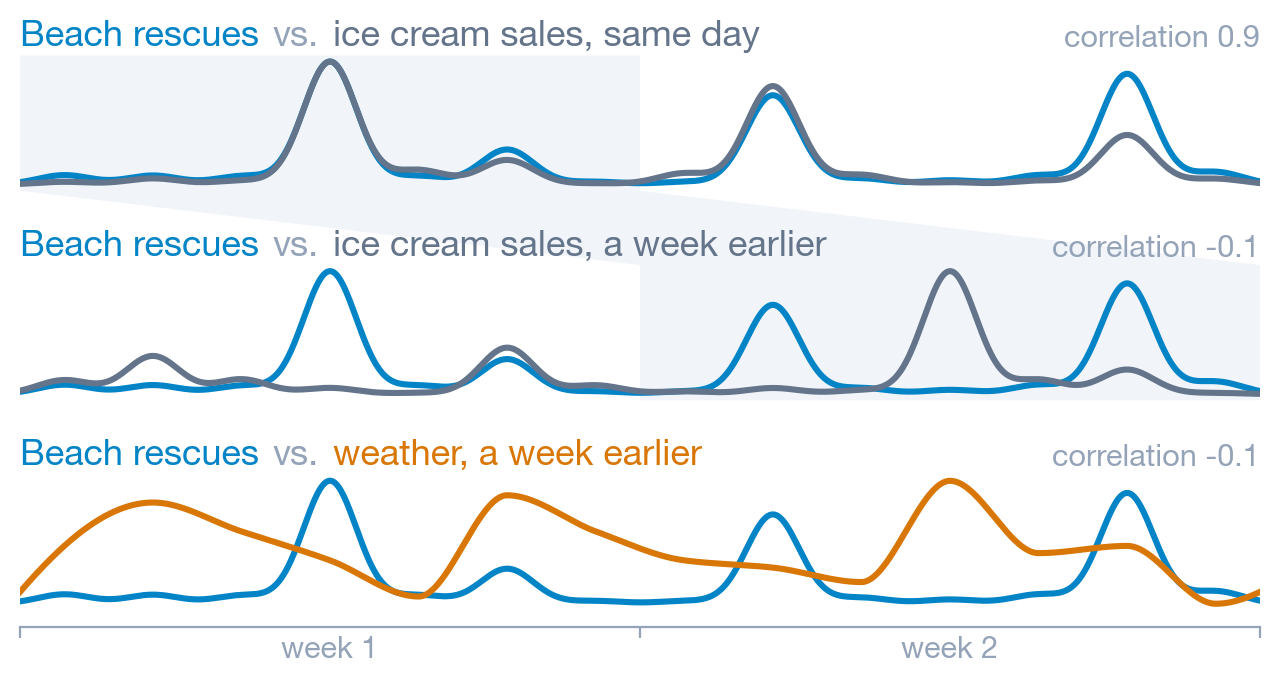

The Python source for this figure:
"""Today's records predict today's rescues, but not next week's.

Run: python a-week-ahead.py  (requires numpy, scipy, matplotlib)
"""

from pathlib import Path

import matplotlib.pyplot as plt
import numpy as np
from matplotlib.offsetbox import AnchoredOffsetbox, HPacker, TextArea
from matplotlib.patches import Polygon
from scipy.interpolate import PchipInterpolator

DAYS = 14
LAG = 7
# Set by hand so the week-earlier weather is unremarkable on hot days and the
# hottest day falls in the week both sales rows show.
DAILY_WEATHER = [0.1, 0.7, 0.3, -0.1, -0.6, 0.8, 0.3, -0.1, -0.2, -0.4, 1.0,
                 0.0, 0.1, -0.7, -0.2, 0.9, -0.1, -0.6, -0.2, 0.7, -0.1]
BUMP_WIDTH = 0.3  # days

BLUE = "#0284c7"
AMBER = "#d97706"
SLATE = "#64748b"
MUTED = "#94a3b8"
RIBBON = "#f1f5f9"

plt.rcParams.update(
    {
        "font.family": ["Helvetica Neue", "Helvetica", "Arial", "sans-serif"],
        "font.size": 12,
    }
)

n = DAYS + LAG
weather = np.array(DAILY_WEATHER)
crowd = np.exp(2.5 * weather)
rng = np.random.default_rng(640)
sales = crowd * np.exp(0.35 * rng.normal(size=n))
rescues = crowd * np.exp(0.35 * rng.normal(size=n))

# Each day spans one unit, so the two weeks meet at LAG - 0.5.
t = np.linspace(-0.5, DAYS - 0.5, 2000)


# A shared scale keeps the repeated week identical across the sales rows.
def bumps(daily, scale):
    return sum(v * np.exp(-0.5 * ((t - d) / BUMP_WIDTH) ** 2) for d, v in enumerate(daily)) / scale


def smooth(record, start):
    curve = PchipInterpolator(np.arange(n), record)(t + start)
    return (curve - record.min()) / np.ptp(record)


now, week_before = slice(LAG, n), slice(0, DAYS)
rows = [
    (sales[now], bumps(sales[now], sales.max()), SLATE, "ice cream sales, same day"),
    (sales[week_before], bumps(sales[week_before], sales.max()), SLATE, "ice cream sales, a week earlier"),
    (weather[week_before], smooth(weather, 0), AMBER, "weather, a week earlier"),
]
target = bumps(rescues[now], rescues[now].max())

fig, axes = plt.subplots(3, 1, figsize=(8, 3.6), sharex=True, gridspec_kw={"hspace": 0.55})

for ax, (daily, curve, color, name) in zip(axes, rows):
    ax.plot(t, target, color=BLUE, lw=2.2)
    ax.plot(t, curve, color=color, lw=2.2)
    ax.set_axis_off()
    ax.set_xlim(t[0], t[-1])
    ax.set_ylim(-0.05, 1.05)

    title = HPacker(
        children=[
            TextArea("Beach rescues", textprops={"color": BLUE, "fontsize": 13}),
            TextArea("vs.", textprops={"color": MUTED, "fontsize": 13}),
            TextArea(name, textprops={"color": color, "fontsize": 13}),
        ],
        sep=5,
        pad=0,
    )
    ax.add_artist(
        AnchoredOffsetbox("lower left", child=title, pad=0, borderpad=0, frameon=False,
                          bbox_to_anchor=(0, 1.02), bbox_transform=ax.transAxes)
    )
    r = np.corrcoef(daily, rescues[now])[0, 1]
    ax.text(1, 1.02, f"correlation {r:.1f}", transform=ax.transAxes, ha="right", va="bottom",
            color=MUTED, fontsize=11)

bottom = axes[-1]
bottom.set_axis_on()
bottom.patch.set_visible(False)
for side in ("left", "right", "top"):
    bottom.spines[side].set_visible(False)
bottom.spines["bottom"].set(color=MUTED, position=("outward", 6))
bottom.set_yticks([])
bottom.set_xticks([-0.5, LAG - 0.5, DAYS - 0.5], labels=[])
bottom.set_xticks([(LAG - 1) / 2, LAG + (LAG - 1) / 2], labels=["week 1", "week 2"], minor=True)
bottom.tick_params(which="major", color=MUTED, length=4)
bottom.tick_params(which="minor", length=0, labelcolor=MUTED, labelsize=11)

# Links the first week of the top row to where it reappears below.
def corner(ax, x, top):
    return fig.transFigure.inverted().transform(ax.transData.transform((x, 1.05 if top else -0.05)))


edge = LAG - 0.5
ribbon = [
    corner(axes[0], t[0], True), corner(axes[0], edge, True), corner(axes[0], edge, False),
    corner(axes[1], t[-1], True), corner(axes[1], t[-1], False), corner(axes[1], edge, False),
    corner(axes[1], edge, True), corner(axes[0], t[0], False),
]
fig.add_artist(Polygon(ribbon, closed=True, facecolor=RIBBON, edgecolor="none", zorder=0))

fig.savefig(
    Path(__file__).with_name("a-week-ahead.png"),
    dpi=200,
    bbox_inches="tight",
    facecolor="white",
)
